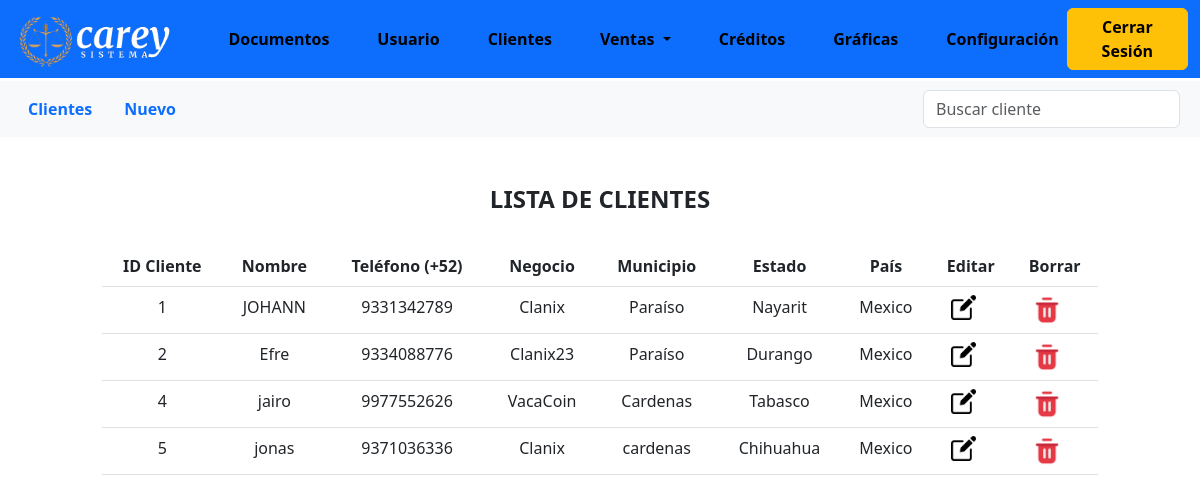
The page /index.php?module=clientes (signed in) on the database its author committed.
### tables this page shows
CREATE TABLE `cliente` (
  `id_cliente` int(11) NOT NULL,
  `nombre_cliente` varchar(40) NOT NULL,
  `telefono_cliente` varchar(13) NOT NULL,
  `nombre_negocio` varchar(45) NOT NULL,
  `municipio` varchar(60) NOT NULL,
  `estado` varchar(60) NOT NULL,
  `pais` varchar(50) NOT NULL
);

### controller/php/CRUD.php (called while the page is built, shortened)
<?php
function Consulta($query) {
    $conexion = obtenerConexion();
    $resultado = mysqli_query($conexion, $query);
    $resultadosArray = array();
    while ($fila = mysqli_fetch_assoc($resultado)) {
        $resultadosArray[] = $fila;
    }
    return $resultadosArray;
}
?>

### modules/moduloClientes/clientes.php (shortened to what this page needs)
<br><br>
<div class="contenido-do row">
  <br><br>
  <div class="container col-10 text-center">
    <h4 class="text-center"><strong>LISTA DE CLIENTES</strong></h4>
    <br>
    <table class="table table-hover" id="tablaClientes">
      <thead>
        <tr>
          <th scope="col">ID Cliente</th>
          <th scope="col">Nombre</th>
          <th scope="col">Teléfono (+52)</th>
          <th scope="col">Negocio</th>
          <th scope="col">Municipio</th>
          <th scope="col">Estado</th>
          <th scope="col">País</th>
          <th scope="col">Editar</th>
          <th scope="col">Borrar</th>
        </tr>
      </thead>
      <tbody>
        <?php
          $SQL = "SELECT * FROM cliente";
          $resultado = Consulta($SQL);
          foreach ($resultado as $fila) {
        ?>
        <form action="#" method="POST">
          <tr>
            <td><?php echo $fila['id_cliente'];?></td>
            <td><?php echo $fila['nombre_cliente'];?></td>
            <td><?php echo $fila['telefono_cliente'];?></td>
            <td><?php echo $fila['nombre_negocio'];?></td>
            <td><?php echo $fila['municipio'];?></td>
            <td><?php echo $fila['estado'];?></td>
            <td><?php echo $fila['pais'];?></td>
            <td>
              <button type="button" class="btn" data-bs-toggle="modal"
                data-bs-target="#editModal<?php echo $fila['id_cliente'];?>" style="width: 25px; height: 25px; display: flex; align-items: center;">
                <img src="assets/image/edit.png" width="25" height="25">
              </button>
            </td>
            <td>
              <button type="button" class="btn" data-bs-toggle="modal"
                data-bs-target="#deleteModal<?php echo $fila['id_cliente'];?>" style="width: 30px; height: 30px; display: flex; align-items: center;">
                <img src="assets/image/trash.png" width="30" height="30">
              </button>
            </td>
          </tr>
        </form>
        <?php
        }
        ?>
      </tbody>
    </table>
  </div>
</div>

### css/EstilosBoton.css (style rules this page uses)
.container { width: 100%; }

### rows shown on the page
cliente: id_cliente "1", nombre_cliente "JOHANN", telefono_cliente "9331342789", nombre_negocio "Clanix", municipio "Paraíso", estado "Nayarit", pais "Mexico"
cliente: id_cliente "2", nombre_cliente "Efre", telefono_cliente "9334088776", nombre_negocio "Clanix23", municipio "Paraíso", estado "Durango", pais "Mexico"
cliente: id_cliente "4", nombre_cliente "jairo", telefono_cliente "9977552626", nombre_negocio "VacaCoin", municipio "Cardenas", estado "Tabasco", pais "Mexico"
cliente: id_cliente "5", nombre_cliente "jonas", telefono_cliente "9371036336", nombre_negocio "Clanix", municipio "cardenas", estado "Chihuahua", pais "Mexico"
